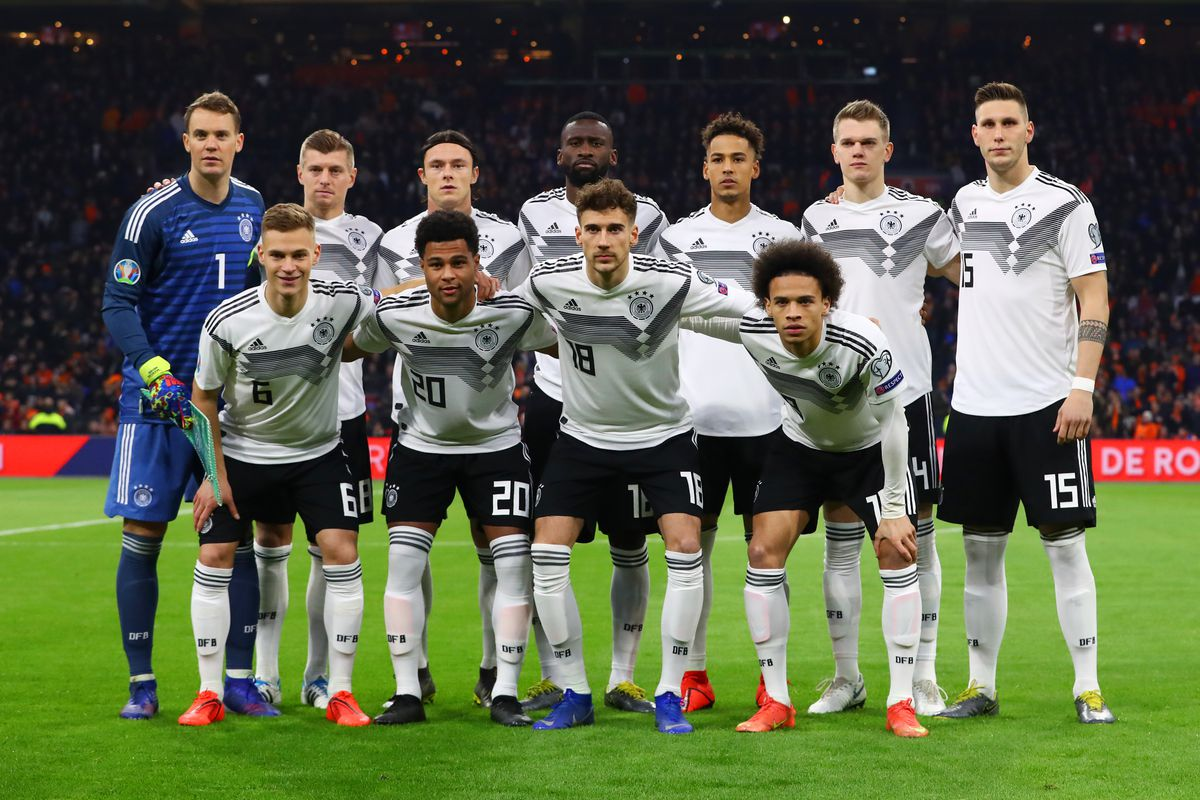
#> input picture football.jpg, 1200 x 800 px
$ python test.py
#> lines starting #> are read from the running program, lines starting #| are printed output that depends on the picture; after the words box and inside, x2 and y2 are one past the last pixel; in counts of white or black regions, pixels touching at a corner belong together
import cv2 as cv
import numpy as np;
##import time
img = cv.imread('football.jpg')
#> img is the input picture: shape (800, 1200, 3); mean B, G, R 74.2, 99.6, 92.1
h,w,c=img.shape
#> h = 800; w = 1200; c = 3
font = cv.FONT_HERSHEY_SIMPLEX
text = 'Mtt'
cv.putText(img,text,(int(w/2),int(h/2)),font,0.5,(0,0,255),2)
#> img: shape (800, 1200, 3); 0.02% of pixels changed, all inside (x1, y1, x2, y2) = (601, 389, 625, 402)
cv.putText(img,'Kmutnb',(100,50),font,1,(255,0,0),2)
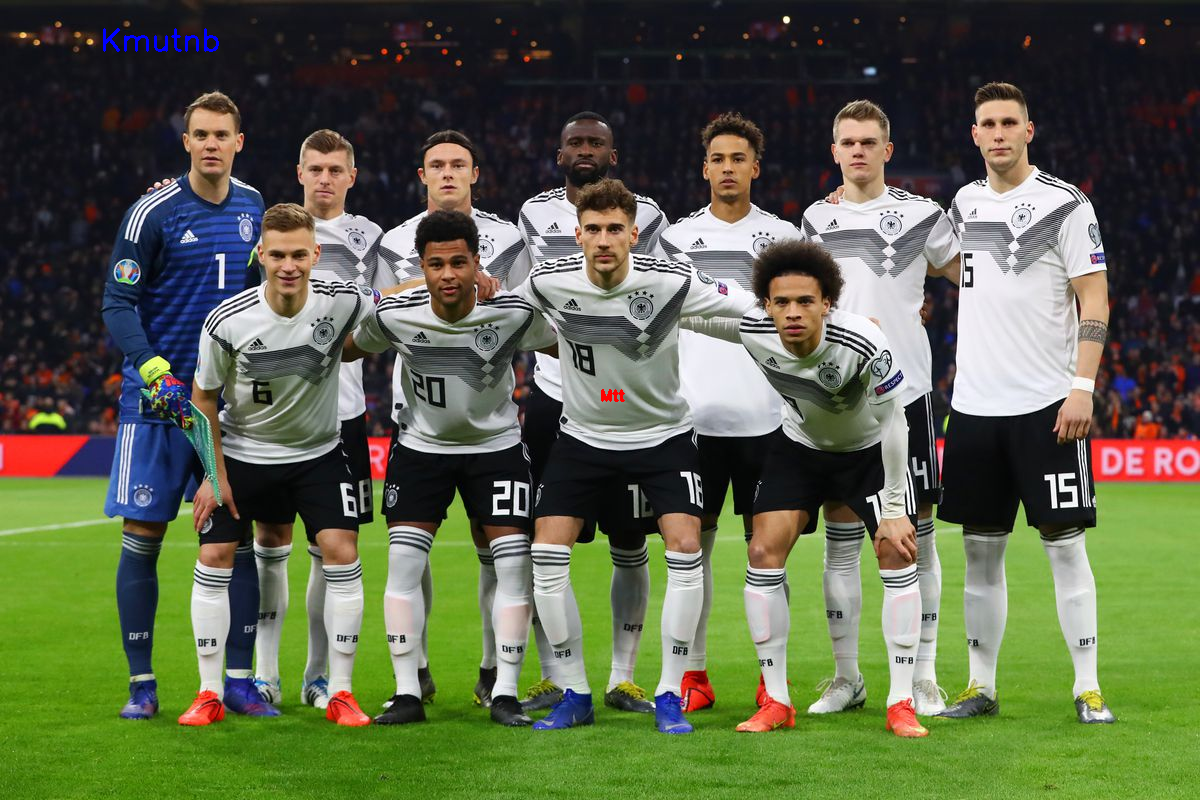
#> img: shape (800, 1200, 3); mean B, G, R 74.4, 99.5, 92.1
cv.imshow('jhjjj',img)
cv.waitKey(0)


cv.destroyAllWindows()
